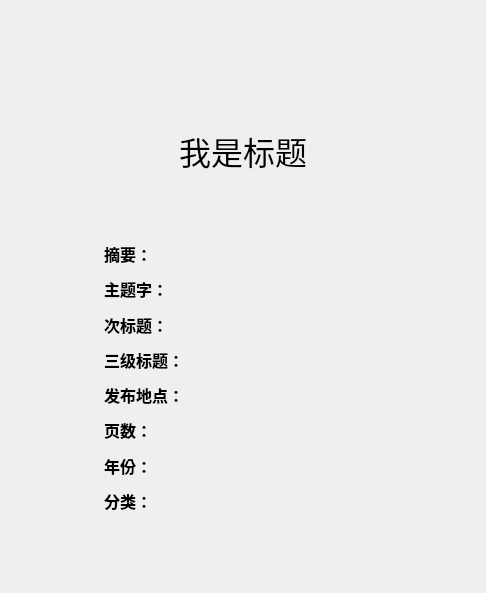
<?xml version="1.0" encoding="UTF-8"?>
<ui version="4.0">
 <class>MeetThesisInfoView</class>
 <widget class="QWidget" name="MeetThesisInfoView">
  <property name="geometry">
   <rect>
    <x>0</x>
    <y>0</y>
    <width>486</width>
    <height>593</height>
   </rect>
  </property>
  <property name="minimumSize">
   <size>
    <width>48</width>
    <height>48</height>
   </size>
  </property>
  <property name="windowTitle">
   <string>Form</string>
  </property>
  <property name="autoFillBackground">
   <bool>false</bool>
  </property>
  <layout class="QVBoxLayout" name="verticalLayout_4" stretch="1,4,1,12,2">
   <item>
    <spacer name="verticalSpacer_2">
     <property name="orientation">
      <enum>Qt::Vertical</enum>
     </property>
     <property name="sizeHint" stdset="0">
      <size>
       <width>18</width>
       <height>6</height>
      </size>
     </property>
    </spacer>
   </item>
   <item>
    <layout class="QHBoxLayout" name="horizontalLayout_14" stretch="8,1,2">
     <item>
      <spacer name="horizontalSpacer">
       <property name="orientation">
        <enum>Qt::Horizontal</enum>
       </property>
       <property name="sizeHint" stdset="0">
        <size>
         <width>40</width>
         <height>20</height>
        </size>
       </property>
      </spacer>
     </item>
     <item>
      <layout class="QHBoxLayout" name="horizontalLayout">
       <item>
        <widget class="QPushButton" name="btn_pdfRead">
         <property name="minimumSize">
          <size>
           <width>32</width>
           <height>32</height>
          </size>
         </property>
         <property name="cursor">
          <cursorShape>PointingHandCursor</cursorShape>
         </property>
         <property name="text">
          <string/>
         </property>
         <property name="icon">
          <iconset>
           <normalon>:/PIC/READPDF.png</normalon>
          </iconset>
         </property>
         <property name="iconSize">
          <size>
           <width>32</width>
           <height>32</height>
          </size>
         </property>
         <property name="autoDefault">
          <bool>false</bool>
         </property>
         <property name="flat">
          <bool>true</bool>
         </property>
        </widget>
       </item>
       <item>
        <widget class="QPushButton" name="btn_pdfDownload">
         <property name="minimumSize">
          <size>
           <width>32</width>
           <height>32</height>
          </size>
         </property>
         <property name="cursor">
          <cursorShape>PointingHandCursor</cursorShape>
         </property>
         <property name="text">
          <string/>
         </property>
         <property name="icon">
          <iconset>
           <normalon>:/PIC/PDF下载.png</normalon>
          </iconset>
         </property>
         <property name="iconSize">
          <size>
           <width>32</width>
           <height>32</height>
          </size>
         </property>
         <property name="autoDefault">
          <bool>false</bool>
         </property>
         <property name="flat">
          <bool>true</bool>
         </property>
        </widget>
       </item>
      </layout>
     </item>
     <item>
      <spacer name="horizontalSpacer_2">
       <property name="orientation">
        <enum>Qt::Horizontal</enum>
       </property>
       <property name="sizeHint" stdset="0">
        <size>
         <width>40</width>
         <height>20</height>
        </size>
       </property>
      </spacer>
     </item>
    </layout>
   </item>
   <item>
    <spacer name="verticalSpacer_3">
     <property name="orientation">
      <enum>Qt::Vertical</enum>
     </property>
     <property name="sizeHint" stdset="0">
      <size>
       <width>20</width>
       <height>28</height>
      </size>
     </property>
    </spacer>
   </item>
   <item>
    <layout class="QHBoxLayout" name="horizontalLayout_15" stretch="2,6,2">
     <item>
      <spacer name="horizontalSpacer_3">
       <property name="orientation">
        <enum>Qt::Horizontal</enum>
       </property>
       <property name="sizeHint" stdset="0">
        <size>
         <width>40</width>
         <height>20</height>
        </size>
       </property>
      </spacer>
     </item>
     <item>
      <layout class="QVBoxLayout" name="verticalLayout_3" stretch="2,1,8">
       <item>
        <widget class="QLabel" name="label_Title">
         <property name="font">
          <font>
           <family>Arial Black</family>
           <pointsize>24</pointsize>
          </font>
         </property>
         <property name="text">
          <string>我是标题</string>
         </property>
         <property name="alignment">
          <set>Qt::AlignCenter</set>
         </property>
        </widget>
       </item>
       <item>
        <layout class="QVBoxLayout" name="verticalLayout" stretch="2,2,3">
         <item>
          <widget class="QLabel" name="label_Author">
           <property name="font">
            <font>
             <pointsize>12</pointsize>
            </font>
           </property>
           <property name="styleSheet">
            <string notr="true">color: rgb(0, 170, 255);</string>
           </property>
           <property name="text">
            <string/>
           </property>
           <property name="alignment">
            <set>Qt::AlignCenter</set>
           </property>
          </widget>
         </item>
         <item>
          <widget class="QLabel" name="label_AuthorAddress">
           <property name="font">
            <font>
             <pointsize>12</pointsize>
            </font>
           </property>
           <property name="styleSheet">
            <string notr="true">color: rgb(0, 170, 255);</string>
           </property>
           <property name="text">
            <string/>
           </property>
           <property name="alignment">
            <set>Qt::AlignCenter</set>
           </property>
          </widget>
         </item>
         <item>
          <spacer name="verticalSpacer_4">
           <property name="orientation">
            <enum>Qt::Vertical</enum>
           </property>
           <property name="sizeHint" stdset="0">
            <size>
             <width>20</width>
             <height>40</height>
            </size>
           </property>
          </spacer>
         </item>
        </layout>
       </item>
       <item>
        <layout class="QVBoxLayout" name="verticalLayout_2">
         <item>
          <layout class="QHBoxLayout" name="horizontalLayout_2" stretch="1,10">
           <item>
            <widget class="QLabel" name="label">
             <property name="font">
              <font>
               <family>Arial Black</family>
               <pointsize>12</pointsize>
               <weight>75</weight>
               <bold>true</bold>
              </font>
             </property>
             <property name="text">
              <string>摘要：</string>
             </property>
            </widget>
           </item>
           <item>
            <widget class="QLabel" name="label_Summary">
             <property name="font">
              <font>
               <pointsize>12</pointsize>
              </font>
             </property>
             <property name="text">
              <string/>
             </property>
             <property name="wordWrap">
              <bool>true</bool>
             </property>
            </widget>
           </item>
          </layout>
         </item>
         <item>
          <layout class="QHBoxLayout" name="horizontalLayout_3" stretch="1,10">
           <item>
            <widget class="QLabel" name="label_2">
             <property name="font">
              <font>
               <family>Arial Black</family>
               <pointsize>12</pointsize>
               <weight>75</weight>
               <bold>true</bold>
              </font>
             </property>
             <property name="text">
              <string>主题字：</string>
             </property>
            </widget>
           </item>
           <item>
            <widget class="QLabel" name="label_Keyword">
             <property name="font">
              <font>
               <pointsize>12</pointsize>
              </font>
             </property>
             <property name="text">
              <string/>
             </property>
            </widget>
           </item>
          </layout>
         </item>
         <item>
          <layout class="QHBoxLayout" name="horizontalLayout_4" stretch="1,10">
           <item>
            <widget class="QLabel" name="label_3">
             <property name="font">
              <font>
               <family>Arial Black</family>
               <pointsize>12</pointsize>
               <weight>75</weight>
               <bold>true</bold>
              </font>
             </property>
             <property name="text">
              <string>次标题：</string>
             </property>
            </widget>
           </item>
           <item>
            <widget class="QLabel" name="label_SecondaryTitle">
             <property name="font">
              <font>
               <pointsize>12</pointsize>
              </font>
             </property>
             <property name="text">
              <string/>
             </property>
            </widget>
           </item>
          </layout>
         </item>
         <item>
          <layout class="QHBoxLayout" name="horizontalLayout_5" stretch="1,10">
           <item>
            <widget class="QLabel" name="label_4">
             <property name="font">
              <font>
               <family>Arial Black</family>
               <pointsize>12</pointsize>
               <weight>75</weight>
               <bold>true</bold>
              </font>
             </property>
             <property name="text">
              <string>三级标题：</string>
             </property>
            </widget>
           </item>
           <item>
            <widget class="QLabel" name="label_TertiaryTitle">
             <property name="font">
              <font>
               <pointsize>12</pointsize>
              </font>
             </property>
             <property name="text">
              <string/>
             </property>
            </widget>
           </item>
          </layout>
         </item>
         <item>
          <layout class="QHBoxLayout" name="horizontalLayout_6" stretch="1,10">
           <item>
            <widget class="QLabel" name="label_">
             <property name="font">
              <font>
               <family>Arial Black</family>
               <pointsize>12</pointsize>
               <weight>75</weight>
               <bold>true</bold>
              </font>
             </property>
             <property name="text">
              <string>发布地点：</string>
             </property>
            </widget>
           </item>
           <item>
            <widget class="QLabel" name="label_PubPlace">
             <property name="font">
              <font>
               <pointsize>12</pointsize>
              </font>
             </property>
             <property name="text">
              <string/>
             </property>
            </widget>
           </item>
          </layout>
         </item>
         <item>
          <layout class="QHBoxLayout" name="horizontalLayout_7" stretch="1,10">
           <item>
            <widget class="QLabel" name="label_6">
             <property name="font">
              <font>
               <family>Arial Black</family>
               <pointsize>12</pointsize>
               <weight>75</weight>
               <bold>true</bold>
              </font>
             </property>
             <property name="text">
              <string>页数：</string>
             </property>
            </widget>
           </item>
           <item>
            <widget class="QLabel" name="label_Pages">
             <property name="font">
              <font>
               <pointsize>12</pointsize>
              </font>
             </property>
             <property name="text">
              <string/>
             </property>
            </widget>
           </item>
          </layout>
         </item>
         <item>
          <layout class="QHBoxLayout" name="horizontalLayout_8" stretch="1,10">
           <item>
            <widget class="QLabel" name="label_11">
             <property name="font">
              <font>
               <family>Arial Black</family>
               <pointsize>12</pointsize>
               <weight>75</weight>
               <bold>true</bold>
              </font>
             </property>
             <property name="text">
              <string>年份：</string>
             </property>
            </widget>
           </item>
           <item>
            <widget class="QLabel" name="label_Year">
             <property name="font">
              <font>
               <pointsize>12</pointsize>
              </font>
             </property>
             <property name="text">
              <string/>
             </property>
            </widget>
           </item>
          </layout>
         </item>
         <item>
          <layout class="QHBoxLayout" name="horizontalLayout_13" stretch="1,10">
           <item>
            <widget class="QLabel" name="label_12">
             <property name="font">
              <font>
               <family>Arial Black</family>
               <pointsize>12</pointsize>
               <weight>75</weight>
               <bold>true</bold>
              </font>
             </property>
             <property name="text">
              <string>分类：</string>
             </property>
            </widget>
           </item>
           <item>
            <widget class="QLabel" name="label_FL">
             <property name="font">
              <font>
               <pointsize>12</pointsize>
              </font>
             </property>
             <property name="text">
              <string/>
             </property>
            </widget>
           </item>
          </layout>
         </item>
        </layout>
       </item>
      </layout>
     </item>
     <item>
      <spacer name="horizontalSpacer_4">
       <property name="orientation">
        <enum>Qt::Horizontal</enum>
       </property>
       <property name="sizeHint" stdset="0">
        <size>
         <width>40</width>
         <height>20</height>
        </size>
       </property>
      </spacer>
     </item>
    </layout>
   </item>
   <item>
    <spacer name="verticalSpacer">
     <property name="orientation">
      <enum>Qt::Vertical</enum>
     </property>
     <property name="sizeHint" stdset="0">
      <size>
       <width>20</width>
       <height>28</height>
      </size>
     </property>
    </spacer>
   </item>
  </layout>
 </widget>
 <resources>
  <include location="../RES/img.qrc"/>
 </resources>
 <connections/>
</ui>
